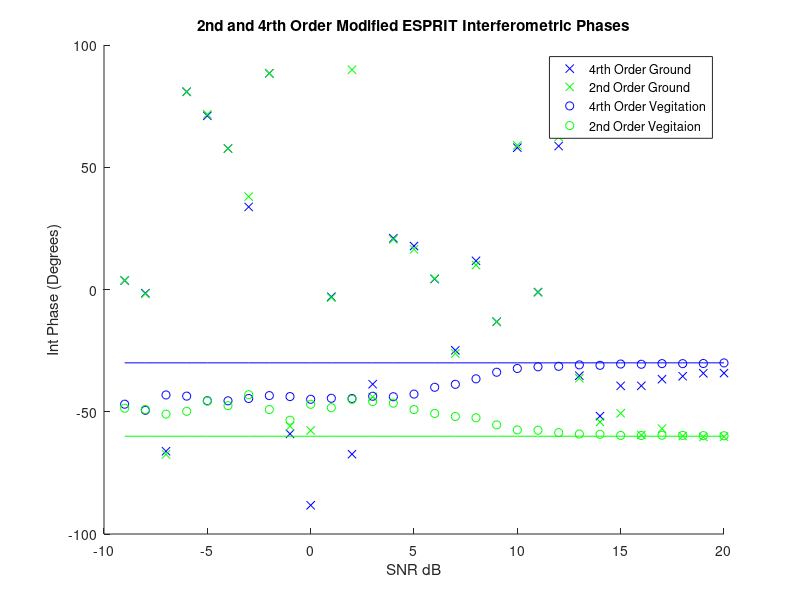
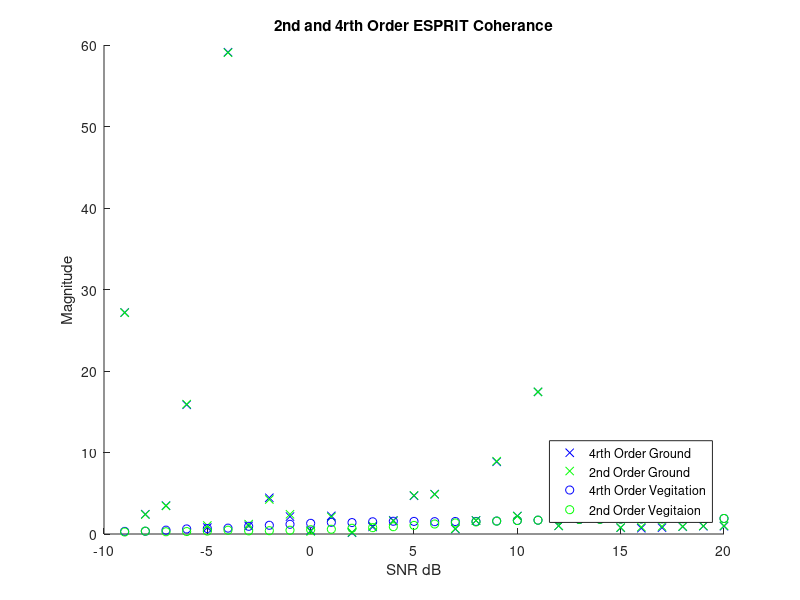

Write MATLAB code to recreate these figures, in order.
%% Afric_Sim_test_ESPRIT
clc;clear;
%% Initializations
alpha = 1; %ground weighting factor
beta = 1;   %veg weighting factor

Pol_ground = [1;1;0]./sqrt(2);
Pol_vegitation = [1;1;1]./sqrt(3);

eye_optimal = 0.01;
G_O = 30;
ground_offset = G_O*pi/180; % ground interferomitry offset
V_O = 60;
vegitation_offset = V_O*pi/180;    % veg interferomitry offset

Averaged_samples = 100;
Window_optimal = 81;    %size of window
SNR_samples = 30;

ground_4=zeros(SNR_samples,1);
ground_2=zeros(SNR_samples,1);

vegitation_4=zeros(SNR_samples,1);
vegitation_2=zeros(SNR_samples,1);

SNR = zeros(1,SNR_samples);
%% Matrix Construction
for SNR_sample = (1:SNR_samples);
    
    SNR(SNR_sample)=SNR_sample-10;
    Noise = (10^(-SNR(SNR_sample)/20))/sqrt(3);
    
    for unusedvariable = 1:Averaged_samples
        
        %% Matrix Construction
        
        g =  Pol_ground*exp(1i*2*pi*rand(1,Window_optimal));
        v =  Pol_vegitation*exp(1i*2*pi*rand(1,Window_optimal));
        
        s1 = alpha*g + beta*v;
        s2 = alpha*exp(1i*ground_offset)*g + beta*exp(1i*vegitation_offset)*v;
        
        s1_Noise = s1 + Noise*sqrt(-2*log(1-rand(3,Window_optimal))).*exp(1i*2*pi*rand(3,Window_optimal));
        s2_Noise = s2 + Noise*sqrt(-2*log(1-rand(3,Window_optimal))).*exp(1i*2*pi*rand(3,Window_optimal));
        
        %% Forming the Six Arrays
        S1_2 = [s1_Noise(1,:)
            s1_Noise(2,:)
            s1_Noise(3,:)];
        
        S2_2 = [s2_Noise(1,:)
            s2_Noise(2,:)
            s2_Noise(3,:)];
        
        R11_2 = S1_2*S1_2.'/Window_optimal;
        E_h1_h1 = R11_2(1,1);
        E_h1_v1 = R11_2(1,2);
        E_h1_x1 = R11_2(1,3);
        E_v1_v1 = R11_2(2,2);
        E_v1_x1 = R11_2(2,3);
        E_x1_x1 = R11_2(3,3);
        
        R11c_2 = S1_2*S1_2'/Window_optimal;
        E_h1_h1c = R11c_2(1,1);
        E_h1_v1c = R11c_2(1,2);
        E_h1_x1c = R11c_2(1,3);
        E_v1_h1c = R11c_2(2,1);
        E_v1_v1c = R11c_2(2,2);
        E_v1_x1c = R11c_2(2,3);
        E_x1_h1c = R11c_2(3,1);
        E_x1_v1c = R11c_2(3,2);
        E_x1_x1c = R11c_2(3,3);
        
        R22_2 = S2_2*S2_2.'/Window_optimal;
        E_h2_h2 = R22_2(1,1);
        E_h2_v2 = R22_2(1,2);
        E_h2_x2 = R22_2(1,3);
        E_v2_v2 = R22_2(2,2);
        E_v2_x2 = R22_2(2,3);
        E_x2_x2 = R22_2(3,3);
        
        R12c_2 = S1_2*S2_2'/Window_optimal;
        E_h1_h2c = R12c_2(1,1);
        E_h1_v2c = R12c_2(1,2);
        E_h1_x2c = R12c_2(1,3);
        E_v1_h2c = R12c_2(2,1);
        E_v1_v2c = R12c_2(2,2);
        E_v1_x2c = R12c_2(2,3);
        E_x1_h2c = R12c_2(3,1);
        E_x1_v2c = R12c_2(3,2);
        E_x1_x2c = R12c_2(3,3);
        
        S1_4 = [s1_Noise(1,:).*s1_Noise(1,:)
            s1_Noise(2,:).*s1_Noise(2,:)
            s1_Noise(3,:).*s1_Noise(3,:)
            s1_Noise(1,:).*s1_Noise(2,:)
            s1_Noise(1,:).*s1_Noise(3,:)
            s1_Noise(2,:).*s1_Noise(3,:)];
        
        S2_4 = [s2_Noise(1,:).*s2_Noise(1,:)
            s2_Noise(2,:).*s2_Noise(2,:)
            s2_Noise(3,:).*s2_Noise(3,:)
            s2_Noise(1,:).*s2_Noise(2,:)
            s2_Noise(1,:).*s2_Noise(3,:)
            s2_Noise(2,:).*s2_Noise(3,:)];
        
        R1_4 = S1_4*S1_4'/Window_optimal;
        R2_4 = S1_4*S2_4'/Window_optimal;
        
        %% Forming Cumulant One Matrix
        %% HH
        Cumulant_1(1,1) = R1_4(1,1) - E_h1_h1*conj(E_h1_h1)...
            - E_h1_h1c*E_h1_h1c ...
            - E_h1_h1c*E_h1_h1c;
        
        Cumulant_1(1,2) = R1_4(1,2) - E_h1_h1*conj(E_v1_v1)...
            - E_h1_v1c*E_h1_v1c...
            - E_h1_v1c*E_h1_v1c;
        
        Cumulant_1(1,3) = R1_4(1,3) - E_h1_h1*conj(E_x1_x1)...
            - E_h1_x1c*E_h1_x1c...
            - E_h1_x1c*E_h1_x1c;
        
        Cumulant_1(1,4) = R1_4(1,4) - E_h1_h1*conj(E_h1_v1)...
            - E_h1_h1c*E_h1_v1c...
            - E_h1_v1c*E_h1_h1c;
        
        Cumulant_1(1,5) = R1_4(1,5) - E_h1_h1*conj(E_h1_x1)...
            - E_h1_h1c*E_h1_x1c...
            - E_h1_x1c*E_h1_h1c;
        
        Cumulant_1(1,6) = R1_4(1,6) - E_h1_h1*conj(E_v1_x1)...
            - E_h1_v1c*E_h1_x1c...
            - E_h1_x1c*E_h1_v1c;
        %% VV
        Cumulant_1(2,1) = R1_4(2,1) - E_v1_v1*conj(E_h1_h1)...
            - E_v1_h1c*E_v1_h1c...
            - E_v1_h1c*E_v1_h1c;
        
        Cumulant_1(2,2) = R1_4(2,2) - E_v1_v1*conj(E_v1_v1)...
            - E_v1_v1c*E_v1_v1c...
            - E_v1_v1c*E_v1_v1c;
        
        Cumulant_1(2,3) = R1_4(2,3) - E_v1_v1*conj(E_x1_x1)...
            - E_v1_x1c*E_v1_x1c...
            - E_v1_x1c*E_v1_x1c;
        
        Cumulant_1(2,4) = R1_4(2,4) - E_v1_v1*conj(E_h1_v1)...
            - E_v1_h1c*E_v1_v1c...
            - E_v1_v1c*E_v1_h1c;
        
        Cumulant_1(2,5) = R1_4(2,5) - E_v1_v1*conj(E_h1_x1)...
            - E_v1_h1c*E_v1_x1c...
            - E_v1_x1c*E_v1_h1c;
        
        Cumulant_1(2,6) = R1_4(2,6) - E_v1_v1*conj(E_v1_x1)...
            - E_v1_v1c*E_v1_x1c...
            - E_v1_x1c*E_v1_v1c;
        %% XX
        
        Cumulant_1(3,1) = R1_4(3,1) - E_x1_x1*conj(E_h1_h1)...
            - E_x1_h1c*E_x1_h1c...
            - E_x1_h1c*E_x1_h1c;
        
        Cumulant_1(3,2) = R1_4(3,2) - E_x1_x1*conj(E_v1_v1)...
            - E_x1_v1c*E_x1_v1c...
            - E_x1_v1c*E_x1_v1c;
        
        Cumulant_1(3,3) = R1_4(3,3) - E_x1_x1*conj(E_x1_x1)...
            - E_x1_x1c*E_x1_x1c...
            - E_x1_x1c*E_x1_x1c;
        
        Cumulant_1(3,4) = R1_4(3,4) - E_x1_x1*conj(E_h1_v1)...
            - E_x1_h1c*E_x1_v1c...
            - E_x1_v1c*E_x1_h1c;
        
        Cumulant_1(3,5) = R1_4(3,5) - E_x1_x1*conj(E_h1_x1)...
            - E_x1_h1c*E_x1_x1c...
            - E_x1_x1c*E_x1_h1c;
        
        Cumulant_1(3,6) = R1_4(3,6) - E_x1_x1*conj(E_v1_x1)...
            - E_x1_v1c*E_x1_x1c...
            - E_x1_x1c*E_x1_v1c;
        %% HV
        Cumulant_1(4,1) = R1_4(4,1) - E_h1_v1*conj(E_h1_h1)...
            - E_h1_h1c*E_v1_h1c...
            - E_h1_h1c*E_v1_h1c;
        
        Cumulant_1(4,2) = R1_4(4,2) - E_h1_v1*conj(E_v1_v1)...
            - E_h1_v1c*E_v1_v1c...
            - E_h1_v1c*E_v1_v1c;
        
        Cumulant_1(4,3) = R1_4(4,3) - E_h1_v1*conj(E_x1_x1)...
            - E_h1_x1c*E_v1_x1c...
            - E_h1_x1c*E_v1_x1c;
        
        Cumulant_1(4,4) = R1_4(4,4) - E_h1_v1*conj(E_h1_v1)...
            - E_h1_h1c*E_v1_v1c...
            - E_h1_v1c*E_v1_h1c;
        
        Cumulant_1(4,5) = R1_4(4,5) - E_h1_v1*conj(E_h1_x1)...
            - E_h1_h1c*E_v1_x1c...
            - E_h1_x1c*E_v1_h1c;
        
        Cumulant_1(4,6) = R1_4(4,6) - E_h1_v1*conj(E_v1_x1)...
            - E_h1_v1c*E_v1_x1c...
            - E_h1_x1c*E_v1_v1c;
        %% HX
        Cumulant_1(5,1) = R1_4(5,1) - E_h1_x1*conj(E_h1_h1)...
            - E_h1_h1c*E_x1_h1c...
            - E_h1_h1c*E_x1_h1c;
        
        Cumulant_1(5,2) = R1_4(5,2) - E_h1_x1*conj(E_v1_v1)...
            - E_h1_v1c*E_x1_v1c...
            - E_h1_v1c*E_x1_v1c;
        
        Cumulant_1(5,3) = R1_4(5,3) - E_h1_x1*conj(E_x1_x1)...
            - E_h1_x1c*E_x1_x1c...
            - E_h1_x1c*E_x1_x1c;
        
        Cumulant_1(5,4) = R1_4(5,4) - E_h1_x1*conj(E_h1_v1)...
            - E_h1_h1c*E_x1_v1c...
            - E_h1_v1c*E_x1_h1c;
        
        Cumulant_1(5,5) = R1_4(5,5) - E_h1_x1*conj(E_h1_x1)...
            - E_h1_h1c*E_x1_x1c...
            - E_h1_x1c*E_x1_h1c;
        
        Cumulant_1(5,6) = R1_4(5,6) - E_h1_x1*conj(E_v1_x1)...
            - E_h1_v1c*E_x1_x1c...
            - E_h1_x1c*E_x1_v1c;
        %%VX
        Cumulant_1(6,1) = R1_4(6,1) - E_v1_x1*conj(E_h1_h1)...
            - E_v1_h1c*E_x1_h1c...
            - E_v1_h1c*E_x1_h1c;
        
        Cumulant_1(6,2) = R1_4(6,2) - E_v1_x1*conj(E_v1_v1)...
            - E_v1_v1c*E_x1_v1c...
            - E_v1_v1c*E_x1_v1c;
        
        Cumulant_1(6,3) = R1_4(6,3) - E_v1_x1*conj(E_x1_x1)...
            - E_v1_x1c*E_x1_x1c...
            - E_v1_x1c*E_x1_x1c;
        
        Cumulant_1(6,4) = R1_4(6,4) - E_v1_x1*conj(E_h1_v1)...
            - E_v1_h1c*E_x1_v1c...
            - E_v1_v1c*E_x1_h1c;
        
        Cumulant_1(6,5) = R1_4(6,5) - E_v1_x1*conj(E_h1_x1)...
            - E_v1_h1c*E_x1_x1c...
            - E_v1_x1c*E_x1_h1c;
        
        Cumulant_1(6,6) = R1_4(6,6) - E_v1_x1*conj(E_v1_x1)...
            - E_v1_v1c*E_x1_x1c...
            - E_v1_x1c*E_x1_v1c;
        
        %% Forming Cumulant Two Matrix
        %% HH
        Cumulant_2(1,1) = R2_4(1,1) - E_h1_h1*conj(E_h2_h2)...
            - E_h1_h2c*E_h1_h2c...
            - E_h1_h2c*E_h1_h2c;
        
        Cumulant_2(1,2) = R2_4(1,2) - E_h1_h1*conj(E_v2_v2)...
            - E_h1_v2c*E_h1_v2c...
            - E_h1_v2c*E_h1_v2c;
        
        Cumulant_2(1,3) = R2_4(1,3) - E_h1_h1*conj(E_x2_x2)...
            - E_h1_x2c*E_h1_x2c...
            - E_h1_x2c*E_h1_x2c;
        
        Cumulant_2(1,4) = R2_4(1,4) - E_h1_h1*conj(E_h2_v2)...
            - E_h1_h2c*E_h1_v2c...
            - E_h1_v2c*E_h1_h2c;
        
        
        Cumulant_2(1,5) = R2_4(1,5) - E_h1_h1*conj(E_h2_x2)...
            - E_h1_h2c*E_h1_x2c...
            - E_h1_x2c*E_h1_h2c;
        
        Cumulant_2(1,6) = R2_4(1,6) - E_h1_h1*conj(E_v2_x2)...
            - E_h1_v2c*E_h1_x2c...
            - E_h1_x2c*E_h1_v2c;
        %% VV
        Cumulant_2(2,1) = R2_4(2,1) - E_v1_v1*conj(E_h2_h2)...
            - E_v1_h2c*E_v1_h2c...
            - E_v1_h2c*E_v1_h2c;
        
        Cumulant_2(2,2) = R2_4(2,2) - E_v1_v1*conj(E_v2_v2)...
            - E_v1_v2c*E_v1_v2c...
            - E_v1_v2c*E_v1_v2c;
        
        Cumulant_2(2,3) = R2_4(2,3) - E_v1_v1*conj(E_x2_x2)...
            - E_v1_x2c*E_v1_x2c...
            - E_v1_x2c*E_v1_x2c;
        
        Cumulant_2(2,4) = R2_4(2,4) - E_v1_v1*conj(E_h2_v2)...
            - E_v1_h2c*E_v1_v2c...
            - E_v1_v2c*E_v1_h2c;
        
        Cumulant_2(2,5) = R2_4(2,5) - E_v1_v1*conj(E_h2_x2)...
            - E_v1_h2c*E_v1_x2c...
            - E_v1_x2c*E_v1_h2c;
        
        Cumulant_2(2,6) = R2_4(2,6) - E_v1_v1*conj(E_v2_x2)...
            - E_v1_v2c*E_v1_x2c...
            - E_v1_x2c*E_v1_v2c;
        %% XX
        Cumulant_2(3,1) = R2_4(3,1) - E_x1_x1*conj(E_h2_h2)...
            - E_x1_h2c*E_x1_h2c...
            - E_x1_h2c*E_x1_h2c;
        
        Cumulant_2(3,2) = R2_4(3,2) - E_x1_x1*conj(E_v2_v2)...
            - E_x1_v2c*E_x1_v2c...
            - E_x1_v2c*E_x1_v2c;
        
        Cumulant_2(3,3) = R2_4(3,3) - E_x1_x1*conj(E_x2_x2)...
            - E_x1_x2c*E_x1_x2c...
            - E_x1_x2c*E_x1_x2c;
        
        Cumulant_2(3,4) = R2_4(3,4) - E_x1_x1*conj(E_h2_v2)...
            - E_x1_h2c*E_x1_v2c...
            - E_x1_v2c*E_x1_h2c;
        
        Cumulant_2(3,5) = R2_4(3,5) - E_x1_x1*conj(E_h2_x2)...
            - E_x1_h2c*E_x1_x2c...
            - E_x1_x2c*E_x1_h2c;
        
        Cumulant_2(3,6) = R2_4(3,6) - E_x1_x1*conj(E_v2_x2)...
            - E_x1_v2c*E_x1_x2c...
            - E_x1_x2c*E_x1_v2c;
        %% HV
        
        Cumulant_2(4,1) = R2_4(4,1) - E_h1_v1*conj(E_h2_h2)...
            - E_h1_h2c*E_v1_h2c...
            - E_h1_h2c*E_v1_h2c;
        
        Cumulant_2(4,2) = R2_4(4,2) - E_h1_v1*conj(E_v2_v2)...
            - E_h1_v2c*E_v1_v2c...
            - E_h1_v2c*E_v1_v2c;
        
        Cumulant_2(4,3) = R2_4(4,3) - E_h1_v1*conj(E_x2_x2)...
            - E_h1_x2c*E_v1_x2c...
            - E_h1_x2c*E_v1_x2c;
        
        Cumulant_2(4,4) = R2_4(4,4) - E_h1_v1*conj(E_h2_v2)...
            - E_h1_h2c*E_v1_v2c...
            - E_h1_v2c*E_v1_h2c;
        
        Cumulant_2(4,5) = R2_4(4,5) - E_h1_v1*conj(E_h2_x2)...
            - E_h1_h2c*E_v1_x2c...
            - E_h1_x2c*E_v1_h2c;
        
        Cumulant_2(4,6) = R2_4(4,6) - E_h1_v1*conj(E_v2_x2)...
            - E_h1_v2c*E_v1_x2c...
            - E_h1_x2c*E_v1_v2c;
        %% HX
        Cumulant_2(5,1) = R2_4(5,1) - E_h1_x1*conj(E_h2_h2)...
            - E_h1_h2c*E_x1_h2c...
            - E_h1_h2c*E_x1_h2c;
        
        Cumulant_2(5,2) = R2_4(5,2) - E_h1_x1*conj(E_v2_v2)...
            - E_h1_v2c*E_x1_v2c...
            - E_h1_v2c*E_x1_v2c;
        
        Cumulant_2(5,3) = R2_4(5,3) - E_h1_x1*conj(E_x2_x2)...
            - E_h1_x2c*E_x1_x2c...
            - E_h1_x2c*E_x1_x2c;
        
        Cumulant_2(5,4) = R2_4(5,4) - E_h1_x1*conj(E_h2_v2)...
            - E_h1_h2c*E_x1_v2c...
            - E_h1_v2c*E_x1_h2c;
        
        Cumulant_2(5,5) = R2_4(5,5) - E_h1_x1*conj(E_h2_x2)...
            - E_h1_h2c*E_x1_x2c...
            - E_h1_x2c*E_x1_h2c;
        
        Cumulant_2(5,6) = R2_4(5,6) - E_h1_x1*conj(E_v2_x2)...
            - E_h1_v2c*E_x1_x2c...
            - E_h1_x2c*E_x1_v2c;
        % VX
        
        Cumulant_2(6,1) = R2_4(6,1) - E_v1_x1*conj(E_h2_h2)...
            - E_v1_h2c*E_x1_h2c...
            - E_v1_h2c*E_x1_h2c;
        
        Cumulant_2(6,2) = R2_4(6,2) - E_v1_x1*conj(E_v2_v2)...
            - E_v1_v2c*E_x1_v2c...
            - E_v1_v2c*E_x1_v2c;
        
        Cumulant_2(6,3) = R2_4(6,3) - E_v1_x1*conj(E_x2_x2)...
            - E_v1_x2c*E_x1_x2c...
            - E_v1_x2c*E_x1_x2c;
        
        Cumulant_2(6,4) = R2_4(6,4) - E_v1_x1*conj(E_h2_v2)...
            - E_v1_h2c*E_x1_v2c...
            - E_v1_v2c*E_x1_h2c;
        
        Cumulant_2(6,5) = R2_4(6,5) - E_v1_x1*conj(E_h2_x2)...
            - E_v1_h2c*E_x1_x2c...
            - E_v1_x2c*E_x1_h2c;
        
        Cumulant_2(6,6) = R2_4(6,6) - E_v1_x1*conj(E_v2_x2)...
            - E_v1_v2c*E_x1_x2c...
            - E_v1_x2c*E_x1_v2c;
        
        %% ESPRIT Algorithm
        [eigenvec_4,eigenval_4] = eig(pinv(Cumulant_1+eye_optimal*eye(6))*Cumulant_2);
        
        [~,srt_4] = sort(abs(eigenval_4),'descend');
        
        
        LeigTemp  = (abs(eigenval_4(srt_4(1),srt_4(1))))^2....
            *(abs(eigenvec_4(1,srt_4(1)))^2....
            + abs(eigenvec_4(2,srt_4(1)))^2....
            + abs(eigenvec_4(4,srt_4(1)))^2);
        
        SLeigTemp = (abs(eigenval_4(srt_4(2),srt_4(2))))^2....
            *(abs(eigenvec_4(1,srt_4(2)))^2....
            + abs(eigenvec_4(2,srt_4(2)))^2....
            + abs(eigenvec_4(3,srt_4(2)))^2);
        
        if LeigTemp >= SLeigTemp
            
            
            ground_4(SNR_sample) = ground_4(SNR_sample)....
                + eigenval_4(srt_4(1),srt_4(1))/Averaged_samples;
            
        else
            ground_4(SNR_sample) = ground_4(SNR_sample)....
                + eigenval_4(srt_4(2),srt_4(2))/Averaged_samples;
        end
        
        LeigTemp  = (abs(eigenval_4(srt_4(1),srt_4(1))))^2....
            *(abs(eigenvec_4(3,srt_4(1)))^2....
            + abs(eigenvec_4(5,srt_4(1)))^2....
            + abs(eigenvec_4(6,srt_4(1)))^2);
        
        SLeigTemp = (abs(eigenval_4(srt_4(2),srt_4(2))))^2....
            *(abs(eigenvec_4(3,srt_4(2)))^2....
            + abs(eigenvec_4(5,srt_4(2)))^2....
            + abs(eigenvec_4(6,srt_4(2)))^2);
        
        if LeigTemp >= SLeigTemp
            vegitation_4(SNR_sample) = vegitation_4(SNR_sample)....
                + eigenval_4(srt_4(1),srt_4(1))/Averaged_samples;
        else
            
            vegitation_4(SNR_sample) = vegitation_4(SNR_sample)....
                + eigenval_4(srt_4(2),srt_4(2))/Averaged_samples;
        end
        
        %% Second Order ESPRIT
        
        R1_2 = S1_2*S1_2'/Window_optimal;
        R2_2 = S1_2*S2_2'/Window_optimal;
        
        [eigenvec_2,eigenval_2] = eig(pinv(R1_2 + eye_optimal*eye(3))*R2_2);
        
        [~,srt_2]=sort(abs(diag(eigenval_2)),'descend');
        
        Leig_copol = (eigenval_2(srt_2(1),srt_2(1))^2)*abs(eigenvec_2(1,srt_2(1)))^2 + abs(eigenvec_2(2,srt_2(1)))^2;
        SLeig_copol = (eigenval_2(srt_2(1),srt_2(1))^2)*abs(eigenvec_2(1,srt_2(2)))^2 + abs(eigenvec_2(2,srt_2(2)))^2;
        
        if (Leig_copol >= SLeig_copol)
            
            ground_2(SNR_sample) = ground_2(SNR_sample)....
                + eigenval_2(srt_2(1),srt_2(1))/Averaged_samples;
            
            ground_2(SNR_sample) = ground_2(SNR_sample)....
                + eigenval_2(srt_2(1),srt_2(1))/Averaged_samples;
            
            vegitation_2(SNR_sample) = vegitation_2(SNR_sample)....
                + eigenval_2(srt_2(2),srt_2(2))/Averaged_samples;
            
            vegitation_2(SNR_sample) = vegitation_2(SNR_sample)....
                + eigenval_2(srt_2(2),srt_2(2))/Averaged_samples;
            
        else
            
            ground_2(SNR_sample) = ground_2(SNR_sample)....
                + eigenval_2(srt_2(2),srt_2(2))/Averaged_samples;
            
            ground_2(SNR_sample) = ground_2(SNR_sample)....
                + eigenval_2(srt_2(2),srt_2(2))/Averaged_samples;
            
            vegitation_2(SNR_sample) = vegitation_2(SNR_sample)....
                + eigenval_2(srt_2(1),srt_2(1))/Averaged_samples;
            
            vegitation_2(SNR_sample) = vegitation_2(SNR_sample)....
                + eigenval_2(srt_2(1),srt_2(1))/Averaged_samples;
            
        end
    end
end
%% Plotting Results
figure(1);
title('2nd and 4rth Order Modified ESPRIT Interferometric Phases');
xlabel('SNR dB');ylabel('Int Phase (Degrees)');
hold on;
plot(SNR,0.5*angle(ground_4)*180/pi,'bx');
plot(SNR,0.5*angle(vegitation_4)*180/pi,'gx');
plot(SNR,angle(ground_2)*180/pi,'bo');
plot(SNR,angle(vegitation_2)*180/pi,'go');
plot(SNR,-V_O*ones(1,SNR_samples),'g');
plot(SNR,-G_O*ones(1,SNR_samples),'b');
legend('4rth Order Ground','2nd Order Ground','4rth Order Vegitation','2nd Order Vegitaion','Location','northeast')
hold off

figure(2);
title('2nd and 4rth Order ESPRIT Coherance');
xlabel('SNR dB');ylabel('Magnitude');
hold on;
plot(SNR,abs(ground_4),'bx');
plot(SNR,abs(vegitation_4),'gx');
plot(SNR,abs(ground_2),'bo');
plot(SNR,abs(vegitation_2),'go');
% axis([-10,20,0,2])
legend('4rth Order Ground','2nd Order Ground','4rth Order Vegitation','2nd Order Vegitaion','Location','southeast')
hold off
